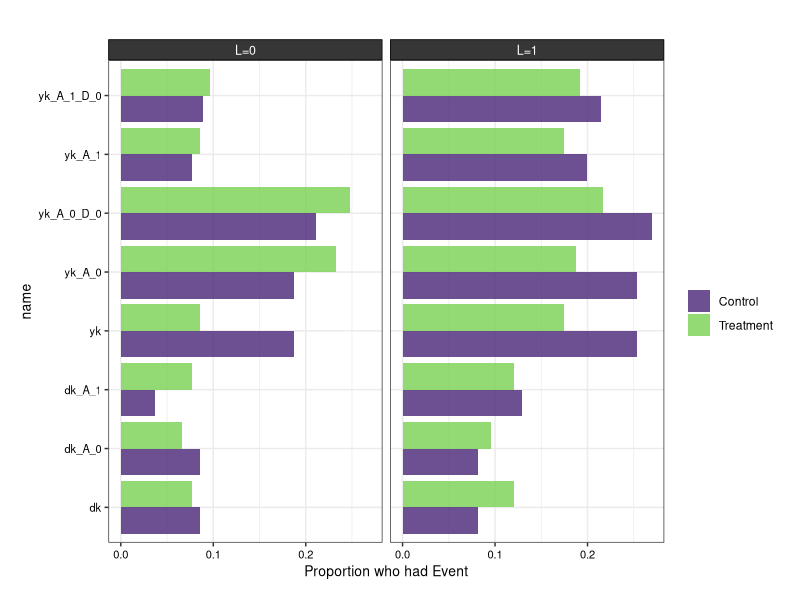

Here is the R script that generated this plot:
## ---- chunk 1

knitr::opts_chunk$set(echo = TRUE,message=FALSE, warning=FALSE)

library(tidyverse)
theme_c <- function(...){ 
   # font <- "Helvetica"   #assign font family up front
  #  font <- "Arial"
    theme_bw() %+replace%    #replace elements we want to change
    
    theme(
      
      #text elements
      plot.title = element_text(             #title
                 #  family = font,            #set font family
                   size = 11,                #set font size
                   face = 'bold',            #bold typeface
                   hjust = .5,
                   vjust = 3),               
      
      plot.subtitle = element_text(          #subtitle
                #   family = font,            #font family
                   size = 10,
                   hjust = .5,
                   face = 'italic',
                   vjust = 3),               #font size
      
      axis.title = element_text(             #axis titles
                #   family = font,            #font family
                   size = 10),               #font size
      
      axis.text = element_text(              #axis text
                #   family = font,            #axis famuly
                   size = 8),
      strip.text = element_text(color="white", size = 9,
                                margin=unit(c(.1,.1,.1,.1), 'cm')),
      strip.background = element_rect(fill = "#363636"),
      # t, r, b, l
      plot.margin = unit(c(1,.5,.5,.5), "cm")
      ) %+replace%
      theme(...)
   
}


## ---- chunk 2

n <- 1000

set.seed(999)
baseline <- tibble(
  # baseline covariates
  l0 = rbinom(n, 1, .5),
  # treatment assigment
  a0 = rbinom(n, 1, .5),
  time_point = 1,
  participant_id = 1:n)


A1_L1_P_D <- .12 
A1_L0_P_D <- .05
A0_L1_P_D <- .1
A0_L0_P_D <- .08


A1_L1_P_Y <- .2
A1_L0_P_Y <- .1
A0_L1_P_Y <- .3
A0_L0_P_Y <- .25


##########################
# FIRST TIME POINT 
########################## 


sim_dat <- map_df(1:n, ~ {
   baseline[.x,] %>%
     mutate(dk = case_when(
      a0 == 1 & l0 == 1 ~ rbinom(1,1, A1_L1_P_D),
      a0 == 1 & l0 == 0 ~ rbinom(1,1, A1_L0_P_D),
      a0 == 0 & l0 == 1 ~ rbinom(1,1,  A0_L1_P_D),
      a0 == 0 & l0 ==0 ~ rbinom(1, 1, A0_L0_P_D)
    ),
    dk_A_0 = case_when(
      # consistency 
      a0 == 0 ~ dk,
      # if a0 == 1 and l0 == 1, simulate as if a0 == 0 and l0 == 1
      a0 == 1 & l0 == 1 ~ rbinom(1,1, A0_L1_P_D),
      # if a0 == 1 and l0 == 0, simulate as if a0 == 0 and l0 == 0
      a0 == 1 & l0 == 0 ~ rbinom(1, 1, A0_L0_P_D)),
    dk_A_1 = case_when(
      # consistency
      a0 == 1 ~ dk,
      # if a0 == 0 and l0 == 1, simulate as if a0 == 1 and l0 ==1
      a0 == 0 & l0 == 1 ~ rbinom(1,1, A1_L1_P_D),
      # if a0 == 0 and l0 == 0, simulate as if a0 == 1 and l0 ==0
      a0 == 0 & l0 ==0 ~ rbinom(1,1, A1_L0_P_D)
    ),
    yk = case_when(
      # if they have the competing event, cannot have the event of interest
      dk == 1 ~ 0, 
      a0 == 1 & l0 == 1 ~ rbinom(1,1, A1_L1_P_Y),
      a0 == 1 & l0 == 0 ~ rbinom(1,1, A1_L0_P_Y),
      a0 ==0 & l0 == 1 ~ rbinom(1,1, A0_L1_P_Y),
      a0 == 0 & l0 ==0 ~ rbinom(1, 1, A0_L0_P_Y)
    ),
    yk_A_0 = case_when(
       # if they have the competing event, cannot have the event of interest
      # this remains true when considering a0 == 0
      dk == 1 ~ 0, 
      # consistency
      a0 == 0 ~ yk,
      # simulate as if they had a0 == 0 and l0 == 1
      a0 == 1 & l0 == 1 ~ rbinom(1,1,A0_L1_P_Y),
      # simulate as if they had a0 == 0 and l0 == 0
      a0 == 1 & l0 == 0 ~ rbinom(1,1, A0_L0_P_Y)
    ),
      yk_A_1 = case_when(
       # if they have the competing event, cannot have the event of interest
      # this remains true when considering a0 == 0
      dk == 1 ~ 0, 
      # consistency
      a0 == 1 ~ yk,
      # simulate as if they had a0 == 1 and l0 == 1
      a0 == 0 & l0 == 1 ~ rbinom(1,1,A1_L1_P_Y),
      # simulate as if they had a0 == 0 and l0 == 0
      a0 == 0 & l0 == 0 ~ rbinom(1,1, A1_L0_P_Y)
    ),
    yk_A_0_D_0 = case_when(
      # simulate as if they had no competing event and a0==0
      # consistency 
      dk == 0 & a0 == 0 ~ yk,
      # use previously generated potential outcomes when dk=0
      dk == 0 & a0 == 1 & l0 == 1 ~ yk_A_0,
      dk == 0 & a0 == 1 & l0 == 0 ~ yk_A_0,
      # when dk = 1 generate potential outcomes for these cases 
      dk == 1 & a0 %in% c(0,1) & l0 == 1 ~ rbinom(1,1, A0_L1_P_Y),
      dk == 1 & a0 %in% c(0,1) & l0 == 0 ~ rbinom(1,1, A0_L0_P_Y)
    ),
    yk_A_1_D_0 = case_when(
      # simulate as if they had no competing event and a0==1
      # consistency 
      dk == 0 & a0 == 1 ~ yk,
      # use previously generated potential outcomes when dk=0
      dk == 0 & a0 == 0 & l0 == 1 ~ yk_A_1,
      dk == 0 & a0 == 0 & l0 == 0 ~ yk_A_1,
      # when dk = 1 generate potential outcomes for these cases 
      dk == 1 & a0 %in% c(0,1) & l0 == 1 ~ rbinom(1,1, A1_L1_P_Y),
      dk == 1 & a0 %in% c(0,1) & l0 == 0 ~ rbinom(1,1, A1_L0_P_Y)
    )
    )})


##################################
# EFFECT OF L_0 ON L_1
##################################
L1_GIVEN_L0_P = .2
L1_GIVEN_L1_P = .8


###############################
# CENSORING PROBABILITIES
###############################
# probability of censoring if L_1 = 0
C_K1_GIVEN_L1 = .08
# probability of censoring if L_0 = 0
C_K1_GIVEN_L0 = .04


#################################################
# PROBABILITIES OF HAVING COMPETING EVENT 
# UNDER EACH TREATMENT x L1 COMBINATION 
#################################################
A1_L1_P_D_K1 <- A1_L1_P_D + .04
A1_L0_P_D_K1 <- A1_L0_P_D + .02
A0_L1_P_D_K1 <- A0_L1_P_D + .06
A0_L0_P_D_K1 <- A0_L0_P_D + .03


#################################################
# PROBABILITIES OF HAVING EVENT OF INTEREST 
# UNDER EACH TREATMENT x L1 COMBINATION 
#################################################
A1_L1_P_Y_K1 <- A1_L1_P_Y + .035
A1_L0_P_Y_K1 <- A1_L0_P_Y + .025
A0_L1_P_Y_K1 <- A0_L1_P_Y + .055
A0_L0_P_Y_K1 <- A0_L0_P_Y + .025



################################
# ADD TIME POINT Y_{K+1}
################################
 sim_dat_updated <- map_df(1:2, ~{
   
   sim_dat[.x,] %>%
     mutate(l1 = case_when(
       # set to previous value if had either event of interest or competing event
       dk == 1 | yk == 1 ~ l0,
       l0 == 0 ~ rbinom(1,1, L1_GIVEN_L0_P),
       l0 == 1 ~  rbinom(1,1, L1_GIVEN_L1_P)
       ),
       
      c_k1 = case_when(
        # if we observed either event previously, they are not censored
        dk == 1 | yk == 1 ~ 0,
        l1 == 1 ~ rbinom(1,1, C_K1_GIVEN_L1),
        l1 == 1 ~ rbinom(1,1, C_K1_GIVEN_L0)
        ),
      d_k1 = case_when(
        yk == 1 ~ 0,
        dk == 1 ~ 1,
        c_k1 == 1 ~ NA,
        a0 == 1 & l1 == 1 ~ rbinom(1,1, A1_L1_P_D_K1),
        a0 == 1 & l1 == 0 ~ rbinom(1,1, A1_L0_P_D_K1),
        a0 == 0 & l1 == 1 ~ rbinom(1,1,  A0_L1_P_D_K1),
        a0 == 0 & l1 ==0 ~ rbinom(1, 1, A0_L0_P_D_K1)
      ),
      
  
    ###########################
    # OBSERVED COMPETING EVENT
    ###########################
     d_k1 = case_when(
        yk == 1 ~ 0,
        dk == 1 ~ 1,
        c_k1 == 1 ~ NA,
        a0 == 1 & l1 == 1 ~ rbinom(1,1, A1_L1_P_D_K1),
        a0 == 1 & l1 == 0 ~ rbinom(1,1, A1_L0_P_D_K1),
        a0 == 0 & l1 == 1 ~ rbinom(1,1,  A0_L1_P_D_K1),
        a0 == 0 & l1 ==0 ~ rbinom(1, 1, A0_L0_P_D_K1)
      ),
    
    ##############################################
    # COUNTERFACTUALS FOR COMPETING EVENT
    ##############################################
    # useful if we want to calculate effect of treatment on competing event
    
    # counterfactual under yk = 0, dk = 0, c_{k+1}=0, A=0 (needed for direct effect )
    d_k1_Y0_D0_C0_A_0 = case_when(
      # consistency 
      yk ==0 & dk == 0 & a0 == 0 & c_k1 == 0 ~ d_k1,
      # otherwise, have to generate new d_k1 
      # if a0 == 1 or 0 and l0 == 1, simulate as if a0 == 0 and l0 == 1
      a0 %in% c(0,1) & l1 == 1 ~ rbinom(1,1, A0_L1_P_D_K1),
      # if a0 == 1 or 0 and l0 == 0, simulate as if a0 == 0 and l0 == 0
      a0 %in% c(0,1) & l1 == 0 ~ rbinom(1, 1, A0_L0_P_D_K1),
      ),
    
    # counterfactual under yk = 0, dk = 0, ck=0, A=1 (needed for direct effect )
    d_k1_Y0_D0_C0_A_1 = case_when(
      # consistency 
      yk ==0 & dk == 0 & a0 == 1 & c_k1 == 0 ~ d_k1,
      # otherwise, have to generate new d_k1 
      # if a0 == 1 and l0 == 1, simulate as if a0 == 0 and l0 == 1
      a0 %in% c(0,1) & l1 == 1 ~ rbinom(1, 1, A1_L1_P_D_K1),
      # if a0 == 1 and l0 == 0, simulate as if a0 == 0 and l0 == 0
      a0 %in% c(0,1) & l1 == 0 ~ rbinom(1, 1, A1_L0_P_D_K1)
      ),
    
    # counterfactual under yk = 0, ck=0, a=0 (needed for total effect )
    d_k1_Y0_C0_A_0 = case_when(
      # set competing event to 1 if they had a previous event
      dk == 1 ~ 1,
      # consistency 
      yk ==0 & a0 == 0 & c_k1 == 0 ~ d_k1,
      # otherwise, need to generate new outcome 
      # if a0 == 1 or 0 and l0 == 0, simulate as if a0 == 0 and l0 == 0
      a0 %in% c(0,1) & l1 == 0 ~ rbinom(1, 1, A0_L0_P_D_K1),
      # if a0 == 1 or 0 and l0 == 1, simulate as if a0 == 0 and l0 == 1
      a0 %in% c(0,1) & l1 == 1 ~ rbinom(1,1, A0_L1_P_D_K1),
      ),
    
    # counterfactual under yk=0, ck=0, a= 1 (needed for total effect )
    d_k1_Y0_C0_A_1 = case_when(
      # set competing event to 1 if they had a previous event
      dk == 1 ~ 1,
      # consistency 
      yk ==0 & a0 == 0 & c_k1 == 0 ~ d_k1,
      # otherwise, need to generate new outcome 
      # if a0 == 1 or 0 and l0 == 1, simulate as if a0 == 0 and l0 == 1
      a0 %in% c(0,1) & l1 == 1 ~ rbinom(1,1, A1_L1_P_D_K1),
      # if a0 == 1 or 0 and l0 == 0, simulate as if a0 == 0 and l0 == 0
      a0 %in% c(0,1) & l1 == 0 ~ rbinom(1, 1, A1_L0_P_D_K1)
      ),
    
    
    ##################################
    # OBSERVED EVENT OF INTEREST
    ##################################
     y_k1 = case_when(
        yk == 1 ~ 1,
        dk == 1 ~ 0,
        c_k1 == 1 ~ NA,
        a0 == 1 & l1 == 1 ~ rbinom(1,1, A1_L1_P_Y_K1),
        a0 == 1 & l1 == 0 ~ rbinom(1,1, A1_L0_P_Y_K1),
        a0 == 0 & l1 == 1 ~ rbinom(1,1,  A0_L1_P_Y_K1),
        a0 == 0 & l1 ==0 ~ rbinom(1, 1, A0_L0_P_Y_K1)
      ),
    
    
    ##############################################
    # COUNTERFACTUALS FOR EVENT OF INTEREST 
    ##############################################

    # counterfactual under yk = 0, d_{k+1} = 0, c_{k+1}=0, A=0 (needed for direct effect)
    y_k1_Y0_D0_C0_A_0 = case_when(
      # consistency 
      yk ==0 & d_k1 == 0 & a0 == 0 & c_k1 == 0 ~ y_k1,
      # otherwise, have to generate new y_k1 
      # if a0 == 1 or 0 and l1 == 1, simulate as if a0 == 0 and l1 == 1
      a0 %in% c(0,1) & l1 == 1 ~ rbinom(1,1, A0_L1_P_Y_K1),
      # if a0 == 1 or 0 and l0 == 0, simulate as if a0 == 0 and l1 == 0
      a0 %in% c(0,1) & l1 == 0 ~ rbinom(1, 1, A0_L0_P_Y_K1),
      ),
    
    # counterfactual under y_{k} = 0, d_{k+1} = 0, c_{k+1}=0, A=1 (needed for direct effect)
    y_k1_Y0_D0_C0_A_1 = case_when(
      # consistency 
      yk ==0 & d_k1 == 0 & a0 == 1 & c_k1 == 0 ~ y_k1,
      # otherwise, have to generate new y_k1 
      # if a0 == 1 and l1 == 1, simulate as if a0 == 0 and l1 == 1
      a0 %in% c(0,1) & l1 == 1 ~ rbinom(1, 1, A1_L1_P_Y_K1),
      # if a0 == 1 and l1 == 0, simulate as if a0 == 0 and l1 == 0
      a0 %in% c(0,1) & l1 == 0 ~ rbinom(1, 1, A1_L0_P_Y_K1)
      ),
    
    # counterfactual under y_{k} = 0, c_{k+1}=0, A=0 (needed for total effect )
    y_k1_Y0_C0_A_0 = case_when(
      # set competing event to 1 if they had a previous event
      yk == 1 ~ 1,
      # we are not eliminating possbility of past competing event
      dk == 1 ~ 0, 
      # consistency 
      yk ==0 & a0 == 0 & c_k1 == 0 ~ y_k1,
      # otherwise, need to generate new outcome 
      # if a0 == 1 or 0 and l1 == 0, simulate as if a0 == 0 and l1== 0
      a0 %in% c(0,1) & l1 == 0 ~ rbinom(1, 1, A0_L0_P_D_K1),
      # if a0 == 1 or 0 and l1 == 1, simulate as if a0 == 0 and l1 == 1
      a0 %in% c(0,1) & l1 == 1 ~ rbinom(1,1, A0_L1_P_D_K1),
      ),

    # counterfactual under y_{k} = 0, c_{k+1}=0, A=1 (needed for total effect)
    y_k1_Y0_C0_A_1 = case_when(
      # set competing event to 1 if they had a previous event
      yk == 1 ~ 1,
      # we are not eliminating possibility of past competing event
      dk == 1 ~ 0, 
      # consistency 
      yk ==0 & a0 == 1 & c_k1 == 0 ~ y_k1,
      # otherwise, need to generate new outcome 
      # if a0 == 1 or 0 and l0 == 0, simulate as if a0 == 0 and l0 == 0
      a0 %in% c(0,1) & l1 == 0 ~ rbinom(1, 1, A1_L0_P_D_K1),
      # if a0 == 1 or 0 and l0 == 1, simulate as if a0 == 0 and l0 == 1
      a0 %in% c(0,1) & l1 == 1 ~ rbinom(1,1, A1_L1_P_D_K1),
      )
     )
 })
 
 
 
        
        


label_a <- function(string, prefix = "A=") paste0(prefix, string)
label_l <- function(string, prefix = "L=") paste0(prefix, string)


# sim_dat %>%
#   pivot_longer(cols=contains("k")) %>%
#   group_by(name,l0, a0) %>%
#   summarize(prop = sum(value) /n()) %>%
#   ggplot(aes(y= name, x = prop)) +
#   geom_bar(stat="identity") +
#   facet_grid(l0~a0, labeller = labeller(a0=label_a, l0 = label_l)) +
#   theme_c()



sim_dat %>%
  pivot_longer(cols=contains("k")) %>%
  group_by(name,l0, a0) %>%
  mutate(a0 = ifelse(a0 == 0, "Control", "Treatment")) %>%
  summarize(prop = sum(value) /n()) %>%
  ggplot(aes(y= name, x = prop, fill = factor(a0))) +
  geom_bar(stat="identity", position="dodge", alpha=.8) +
  facet_wrap(~l0, labeller = labeller( l0 = label_l)) +
  theme_c() +
  labs(fill="", x= "Proportion who had Event") +
  viridis::scale_fill_viridis(discrete=TRUE, 
                              begin=.1, 
                              end=.8) 



